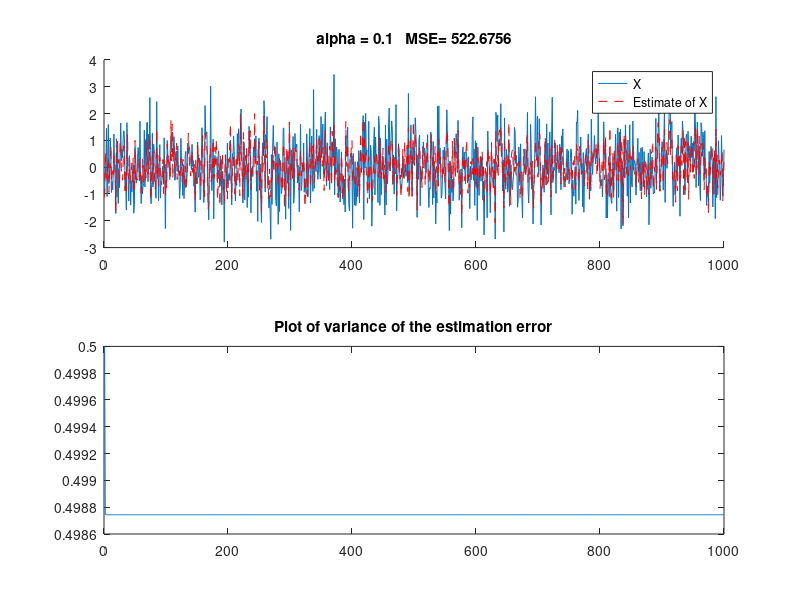
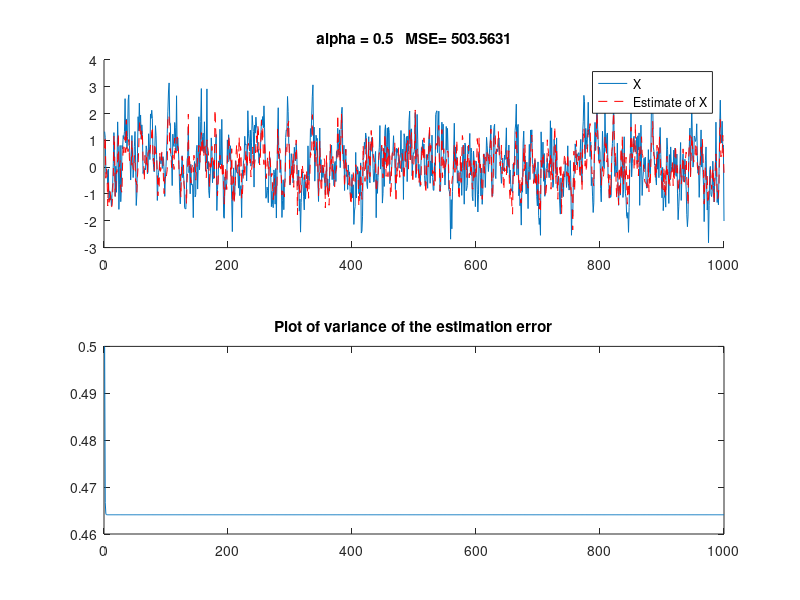
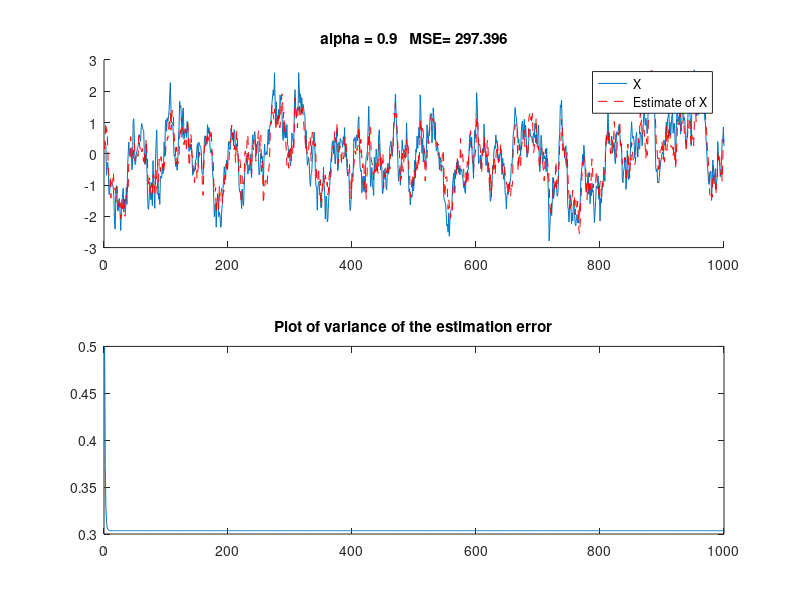
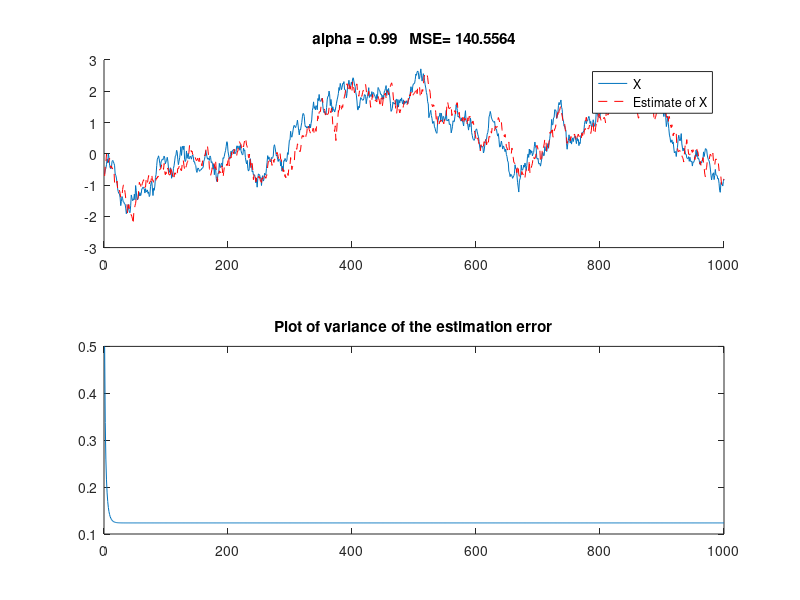

Write the MATLAB code that produced these figures, in order.
clear; close all;
beta = 1;
alphaV = [0.1, 0.5, 0.9, 0.99];
varX1 = 1;
x0 = 0;
varZ = 1;
h=1;

% As alpha increases the MSE decreses. This is confirmed by the graphs
% shown below. Also, as alpha increases Xn becomes smoother because it it
% is less succeptable to noise. When alpha is low, Xn+1 is almost entirely
% based on the noise. When alpha is high, Xn+1 is more dependant on its
% previous state than on the noise.

X = zeros(1,1000);

for i = 1:length(alphaV)
    alpha = alphaV(i);
    varW = beta*(1-alpha^2);
    for n=1:1000
        %calculate Xn
        if(n==1)
            X(n) = x0 + varX1*randn(1); %realization of Xn
        else
            X(n) = alpha*X(n-1) + sqrt(varW)*randn(1);
        end

        %calculate Xhat
        Yn = h*X(n)+sqrt(varZ)*randn(1);
        if(n==1)
            xhat(n) = x0 + (h*varX1*(Yn-h*x0))/((h*varX1+varZ));
            varSi(n) = varX1*varZ / (h*varX1 + varZ);
        else
            varZeta(n) = alpha^2*varSi(n-1) + varW;
            varSi(n) = varZeta(n)*varZ / (h*varZeta(n)+varZ);
            xhat(n) = alpha*xhat(n-1) + (h*varZeta(n)*(Yn-h*alpha*xhat(n-1)))/(h*varZeta(n) + varZ);
        end


    end

    figure; hold;
    subplot(2,1,1);hold;plot(X);plot(xhat,'--r');
    title(['alpha = ' num2str(alpha) '   MSE= ' num2str(norm((X-xhat))^2) ]);
    legend('X', 'Estimate of X');
    subplot(2,1,2);plot(varSi);
    title('Plot of variance of the estimation error');
    convergeSi(i) = varSi(n);
end

for i = 1:length(alphaV)
    alpha = alphaV(i);
    lam = convergeSi(i); %lamba is the limit as t-> infinity of the variance of estimation error
   for n = 1:30
       impulseWX(n)  = alpha^(n-1);
       a = h*lam/(h*lam+varZ);
       impulseXY(n) = a*alpha*(1-h*a)^n;
   end
   
   figure; hold;
   subplot(2,1,1); stem(impulseWX);
   title(['Plot of impulse response from W to X with alpha = ' num2str(alpha)]);
   subplot(2,1,2); stem(impulseXY);
   title(['Plot of impulse response from Y to Xhat with alpha = ' num2str(alpha)]);
   
end